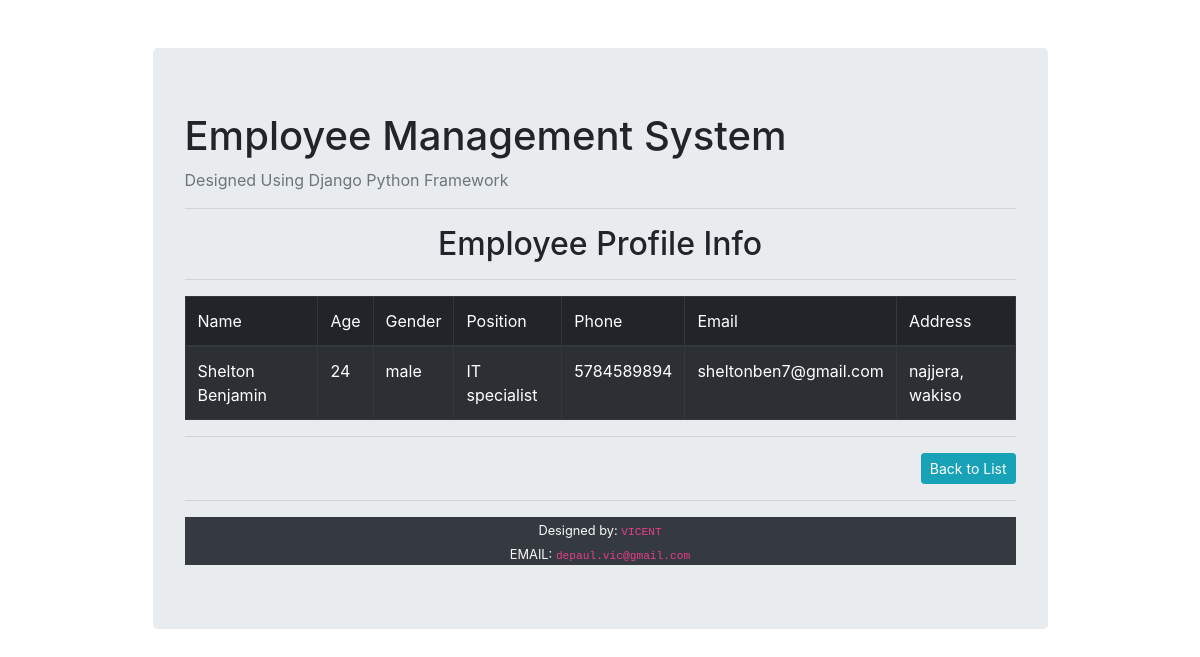
The app's page /employee/2/ with its own data.
### employee_registry/models.py (models this page shows, shortened)
class Employee(models.Model):
    GENDER_CHOICES = (
        ('male', 'MALE'),
        ('female', 'FEMALE'),
        ('prefer not to say', 'PREFER NOT TO SAY'),
    )
    name = models.CharField(max_length=100)
    email = models.CharField(max_length=100)
    phone = models.CharField(max_length=16)
    age = models.PositiveIntegerField()
    gender = models.CharField(max_length=50, choices=GENDER_CHOICES)
    address = models.TextField(max_length=200)
    position = models.ForeignKey(Position, on_delete=models.CASCADE)

class Position(models.Model):
    title = models.CharField(max_length=50)
    def __str__(self):
        return self.title

### employee_registry/views.py (the view)
# urls.py: path('employee/<int:id>/', views.employeeView, name='view'),
def employeeView(request, id):
    employee = Employee.objects.get(id=id)
    context={'employee':employee}
    return render(request, 'employee_registry/employee.html', context)

### employee_registry/templates/employee_registry/employee.html
{% extends 'employee_registry/main.html' %}
{% block content %}
   <h2 class="text-weight-bold text-center">Employee Profile Info</h2>
      <hr>
   <table class="table table-bordered table-striped table-dark table-hover">
      <thead class="text-weight-bold">
          <tr>
              <td>Name</td>
              <td>Age</td>
              <td>Gender</td>
              <td>Position</td>
              <td>Phone</td>
              <td>Email</td>
              <td>Address</td>
          </tr>
      </thead>
      <tbody>
          <tr>
            <td>{{ employee.name }}</td>
            <td>{{ employee.age }}</td>
            <td>{{ employee.gender }}</td>
            <td>{{ employee.position }}</td>
            <td>{{ employee.phone }}</td>
            <td>{{ employee.email }}</td>
            <td>{{ employee.address }}</td>
          </tr>
      </tbody>
   </table>
   <hr>
<div class="text-right">
    <a class="btn btn-sm btn-info" href="{% url 'list' %}">Back to List</a>
</div>
{% endblock %}

### records on screen
Employee: name "Shelton Benjamin", age "24", gender "male", position "IT specialist", phone "5784589894", email "sheltonben7@gmail.com", address "najjera, wakiso"
